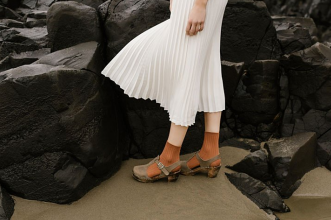
#> input picture Images/gamma.png, 331 x 220 px, found by its file name
$ jupyter execute Gamma_Correction.ipynb
#> lines starting #> are read from the running program, lines starting #| are printed output that depends on the picture
[cell 1]
import cv2 as cv
import numpy as np
import matplotlib.pyplot as plt

im_bgr = cv.imread(r'D:\Image processing and Computer Vision\Images\gamma.png')
#> im_bgr is the input picture: shape (220, 331, 3); mean B, G, R 57, 67.4, 74.5
assert im_bgr is not None

lab = cv.cvtColor(im_bgr, cv.COLOR_BGR2LAB)
#> lab: shape (220, 331, 3); mean of channels 0, 1, 2 69.9, 129.1, 134.9
L, a, b = cv.split(lab)
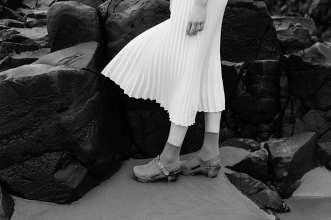
#> L: shape (220, 331); min 0, max 249, mean 69.9
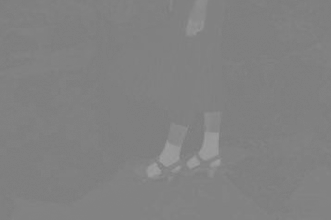
#> a: shape (220, 331); min 124, max 159, mean 129.1

gamma = 0.5

L_norm = L.astype(np.float64) / 255.0
L_gamma = np.power(L_norm, gamma) * 255.0
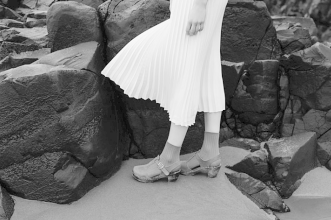
#> L_gamma: shape (220, 331) float64; min 0, max 252, mean 116.6
L_corrected = np.clip(L_gamma, 0, 255).astype(np.uint8)

lab_corrected = cv.merge([L_corrected, a, b])
#> lab_corrected: shape (220, 331, 3); mean of channels 0, 1, 2 116, 129.1, 134.9
im_corrected_bgr = cv.cvtColor(lab_corrected, cv.COLOR_LAB2BGR)
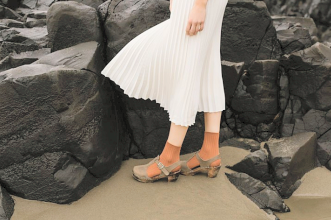
#> im_corrected_bgr: shape (220, 331, 3); mean B, G, R 99.1, 109.8, 117.5

im_rgb = cv.cvtColor(im_bgr, cv.COLOR_BGR2RGB)
im_corrected_rgb = cv.cvtColor(im_corrected_bgr, cv.COLOR_BGR2RGB)

fig, axes = plt.subplots(2, 2, figsize=(11, 9))

axes[0, 0].imshow(im_rgb)
axes[0, 0].set_title("Original")
axes[0, 0].axis("off")

axes[0, 1].imshow(im_corrected_rgb)
axes[0, 1].set_title(f"Gamma corrected (γ = {gamma})")
axes[0, 1].axis("off")

axes[1, 0].hist(L.ravel(), bins=256, range=(0, 255), color="gray")
axes[1, 0].set_title("Histogram of L (original)")
axes[1, 0].set_xlabel("L value")
axes[1, 0].set_ylabel("Pixel count")

axes[1, 1].hist(L_corrected.ravel(), bins=256, range=(0, 255), color="gray")
axes[1, 1].set_title(f"Histogram of L (γ = {gamma})")
axes[1, 1].set_xlabel("L value")
axes[1, 1].set_ylabel("Pixel count")

plt.tight_layout()
plt.show()
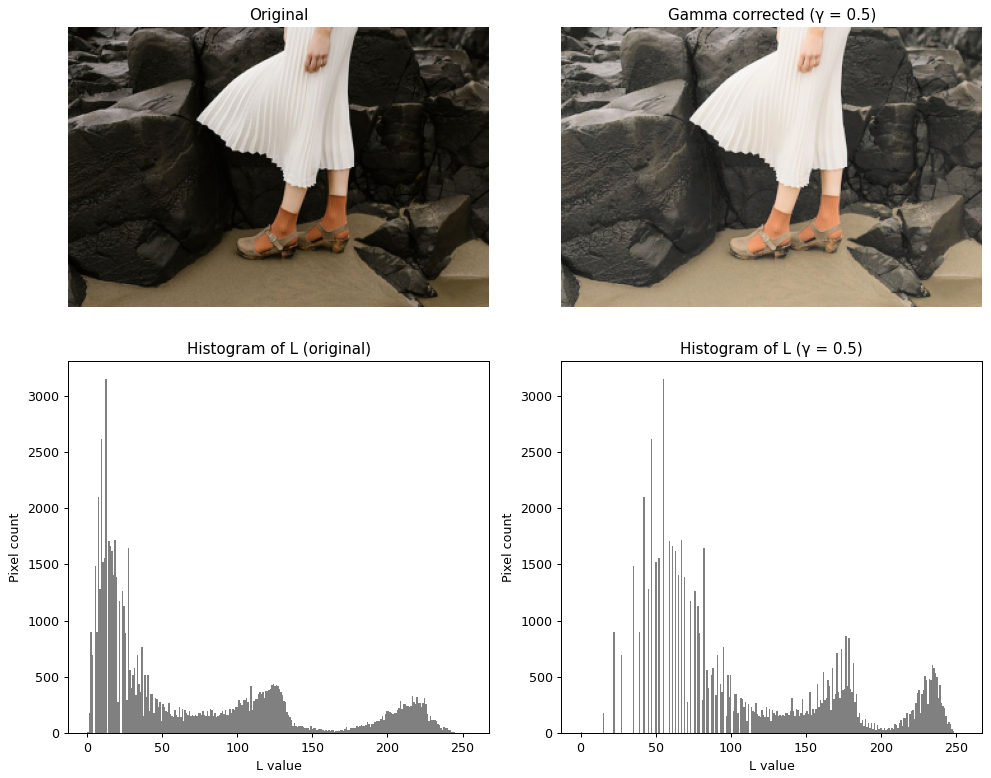
#> figure drawn by matplotlib, 4 panels; panel 3: tallest bar 3148 high, from x = 11.95 to 12.95; panel 4: tallest bar 3148 high, from x = 54.79 to 55.78

$ run again, with Images/brain.png copied over Images/gamma.png
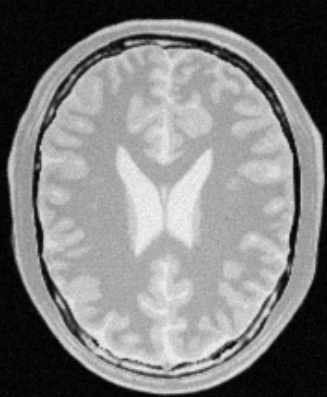
#> input picture Images/brain.png, 327 x 397 px, found by its file name
#> im_bgr is the input picture: shape (397, 327, 3); min 0, max 247, mean 127.1
#> lab: shape (397, 327, 3); mean of channels 0, 1, 2 131.5, 128, 128
#> a: shape (397, 327); every value is 128
#> `L_gamma = np.power(L_norm, gamma) * 255.0`:
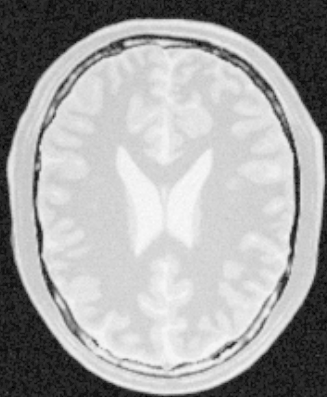
#> L_gamma: shape (397, 327) float64; min 0, max 251.5, mean 164.2
#> lab_corrected: shape (397, 327, 3); mean of channels 0, 1, 2 163.7, 128, 128
#> `plt.show()`:
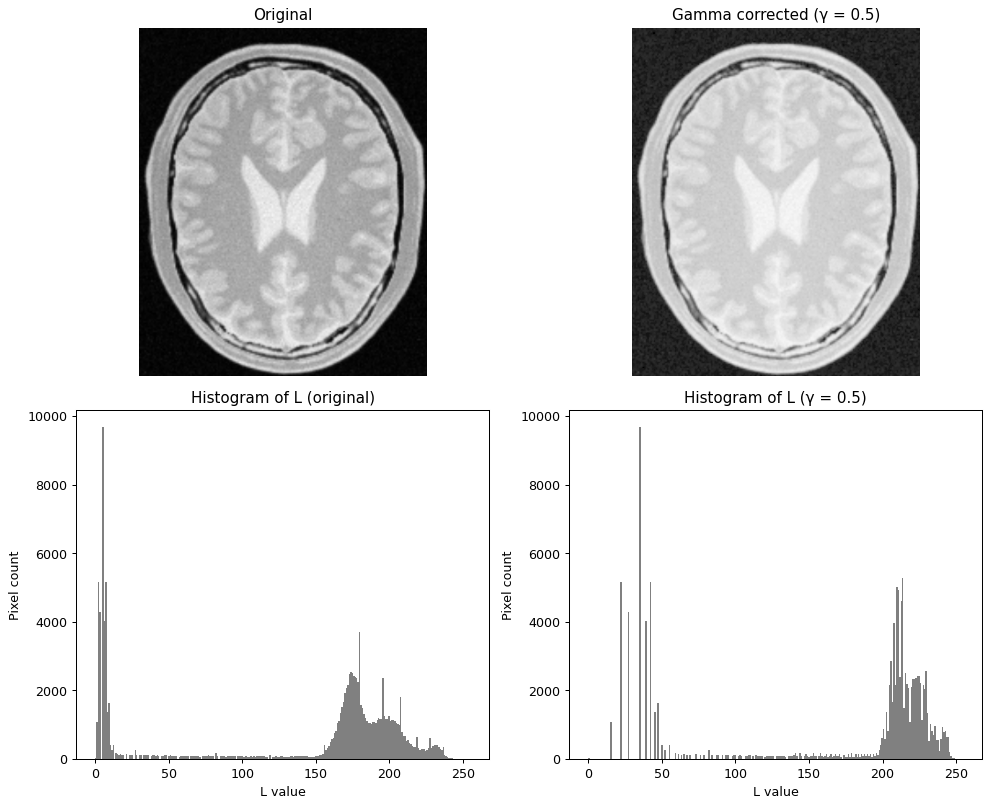
#> figure drawn by matplotlib, 4 panels; panel 3: tallest bar 9686 high, from x = 4.98 to 5.98; panel 4: tallest bar 9686 high, from x = 34.86 to 35.86
